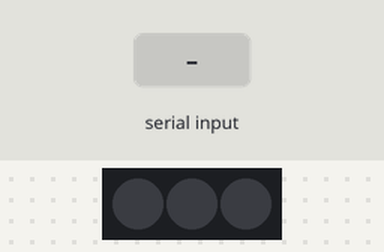
Bench run of a sketch on a simulated Arduino Uno, built with avr-gcc and run on an emulated ATmega328P. On the bench: 3 RGB LEDs in strip order, left to right. Inputs (shaded band) come from the test bench. Dim RGB values are drawn brighter than linear.

Above: at 1.2 s.
1.3 s: "q" received over Serial
At 2.3 s:
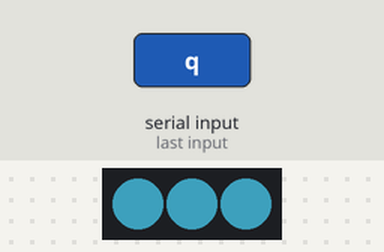
2.8 s: "w" received over Serial
At 3.4 s:
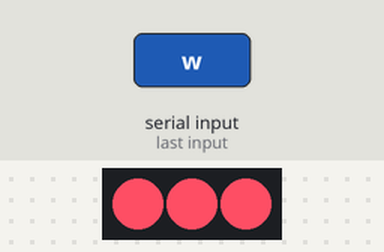
4.3 s: "e" received over Serial
At 4.6 s:
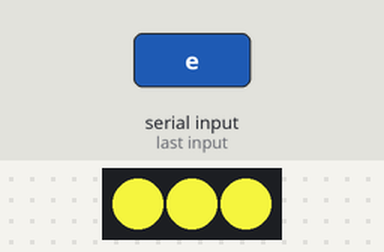
5.8 s: "r" received over Serial
At 6.9 s:
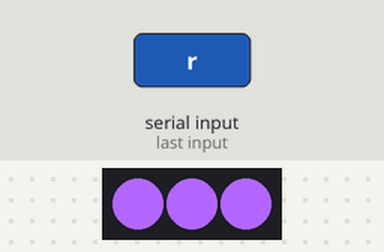
7.3 s: "t" received over Serial
At 8.1 s:
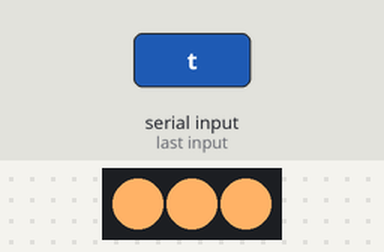
8.8 s: "y" received over Serial
At 9.2 s:
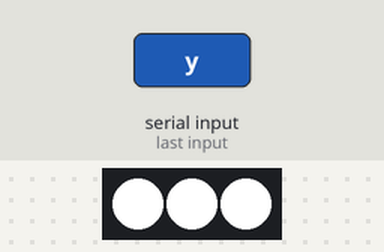
Timing chart, 0 to 11.3 s (numbered marks = the images above; inputs shaded):
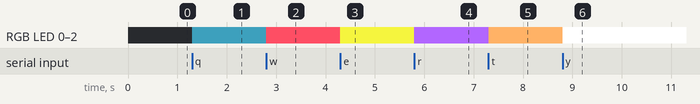

Measured:
- after the input at 1.3 s, RGB LED 0–2: off → RGB(25, 66, 78) at once
- after the input at 2.8 s, RGB LED 0–2: RGB(25, 66, 78) → RGB(253, 78, 99) at once
- after the input at 4.3 s, RGB LED 0–2: RGB(253, 78, 99) → RGB(222, 222, 56) at once
- after the input at 5.8 s, RGB LED 0–2: RGB(222, 222, 56) → RGB(178, 102, 254) at once
- after the input at 7.3 s, RGB LED 0–2: RGB(178, 102, 254) → RGB(254, 178, 102) at once
- after the input at 8.8 s, RGB LED 0–2: RGB(254, 178, 102) → RGB(254, 254, 254) at once

The sketch:

luces.ino
```cpp
#include <Adafruit_NeoPixel.h>
#ifdef __AVR__
 #include <avr/power.h> // Required for 16 MHz Adafruit Trinket
#endif

#define PIN        12 // acá va conectado el neopixel

#define NUMPIXELS 3 // Popular NeoPixel ring size

Adafruit_NeoPixel pixels(NUMPIXELS, PIN, NEO_GRB + NEO_KHZ800);

#define DELAYVAL 2000 // Time (in milliseconds) to pause between pixels


char comando;

void setup() {
  // These lines are specifically to support the Adafruit Trinket 5V 16 MHz.
  // Any other board, you can remove this part (but no harm leaving it):
#if defined(__AVR_ATtiny85__) && (F_CPU == 16000000)
  clock_prescale_set(clock_div_1);
#endif
  // END of Trinket-specific code.
  Serial.begin(9600); //comunicaión con módulo HC-05
  pixels.show();
  pixels.begin(); // INITIALIZE NeoPixel strip object (REQUIRED)
}

void loop() {
  if (Serial.available()){
    comando = Serial.read();

    switch (comando) {
      case 'q':
        setColor(25,66,78);
        break;
      case 'w':
        setColor(253, 78, 99);
        break;
      case 'e':
        setColor(222, 222,56);
        break;
      case 'r':
        setColor(178, 102,254);
        break;
      case 't':
        setColor(254, 178,102);
        break;
      case 'y':
        setColor(254, 254,254);
        break;

		}
	}
}
    void setColor (int r, int g, int b){
  for(int i=0; i<NUMPIXELS; i++) { // color de cada led
    pixels.setPixelColor(i, pixels.Color(r, g, b));
  }
  pixels.show();
}
```
